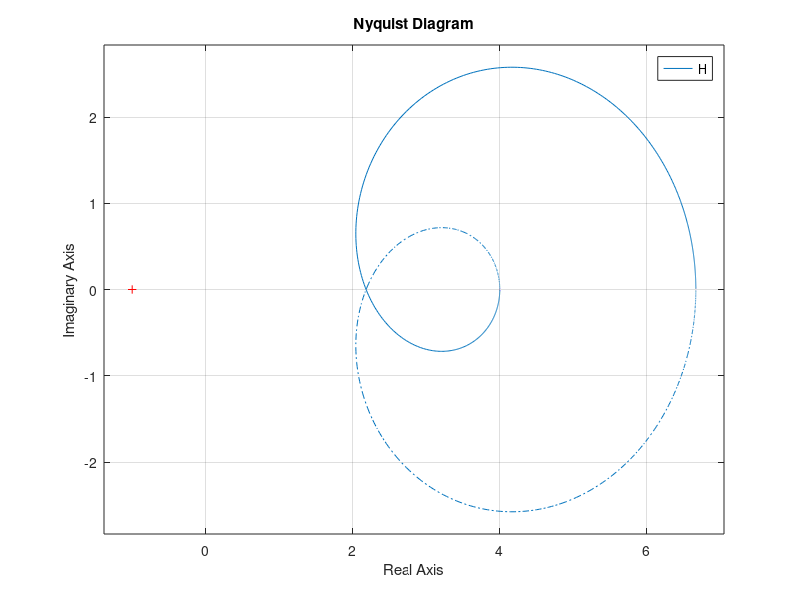

Source code (MATLAB):
Kp_z=6;
Kp_der_z=1;
Td_z=12;
g=9.81;
C_x=0.25;
m=1.5;
C=1;
N=10;

K1= tf ([Kp_z],[1])
K2= tf ([Kp_der_z*Td_z 0 0],[Td_z/N 1])
G= tf ([1/m],[1 C])

K=parallel (K1,K2)
H=series (K,G)

% T= H/(1+H)
 minreal (H)
[Gm,Pm,Wgm,Wpm] = margin(H)

T=feedback (H,1)
nyquist(H)